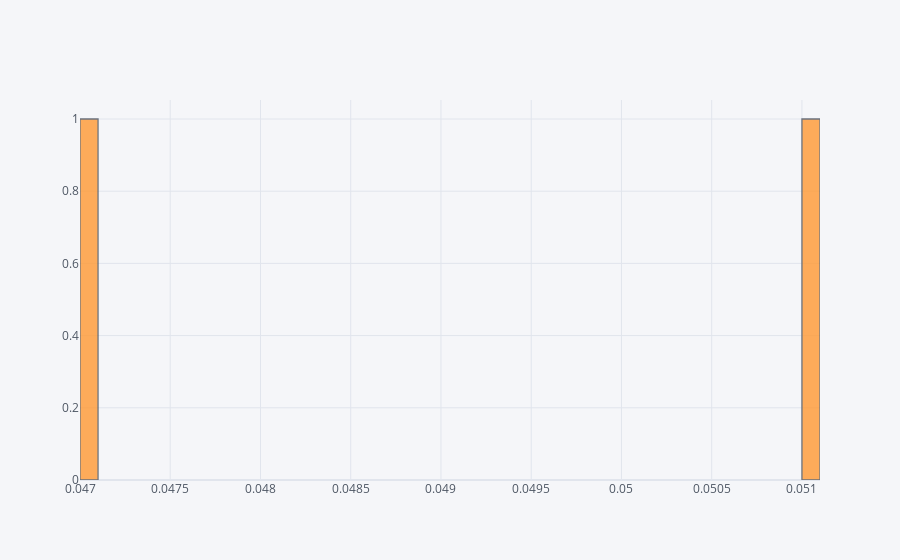

Source (notebook cell):
### Code cell
#looking at the average stroke occurrence based off gender
print(df.groupby('gender')['stroke'].mean().sort_values())
print()
df.groupby('gender')['stroke'].mean().iplot(kind='histogram',subplots=True,bins=50)

### Figure 1 — Plotly figure (JSON) as saved in the notebook; plotly's stock layout.template omitted (floating-point values rounded to 4 significant figures)
{"data": [{"histfunc": "count", "histnorm": "", "marker": {"color": "rgba(255, 153, 51, 1.0)", "line": {"color": "#4D5663", "width": 1.3}}, "name": "stroke", "nbinsx": 50, "opacity": 0.8, "orientation": "v", "type": "histogram", "x": [0.04709, 0.05106], "xaxis": "x", "yaxis": "y"}], "layout": {"barmode": "overlay", "legend": {"bgcolor": "#F5F6F9", "font": {"color": "#4D5663"}}, "paper_bgcolor": "#F5F6F9", "plot_bgcolor": "#F5F6F9", "title": {"font": {"color": "#4D5663"}}, "xaxis": {"anchor": "y", "domain": [0, 1], "gridcolor": "#E1E5ED", "showgrid": true, "tickfont": {"color": "#4D5663"}, "title": {"font": {"color": "#4D5663"}, "text": ""}, "zerolinecolor": "#E1E5ED"}, "yaxis": {"anchor": "x", "domain": [0, 1], "gridcolor": "#E1E5ED", "showgrid": true, "tickfont": {"color": "#4D5663"}, "title": {"font": {"color": "#4D5663"}, "text": ""}, "zerolinecolor": "#E1E5ED"}}}
